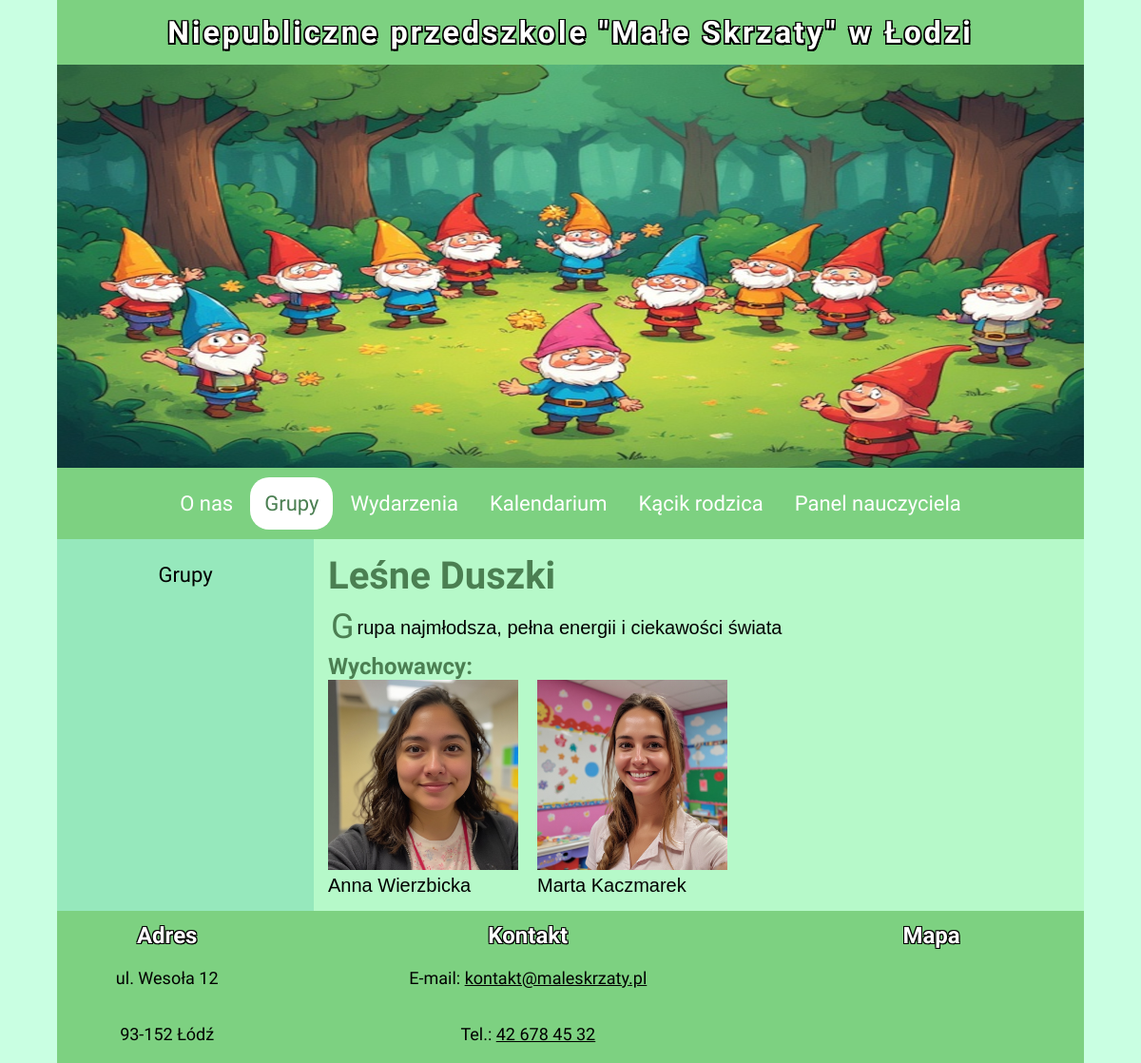
The page /grupa.php?grupa=1 on the database as committed earlier.
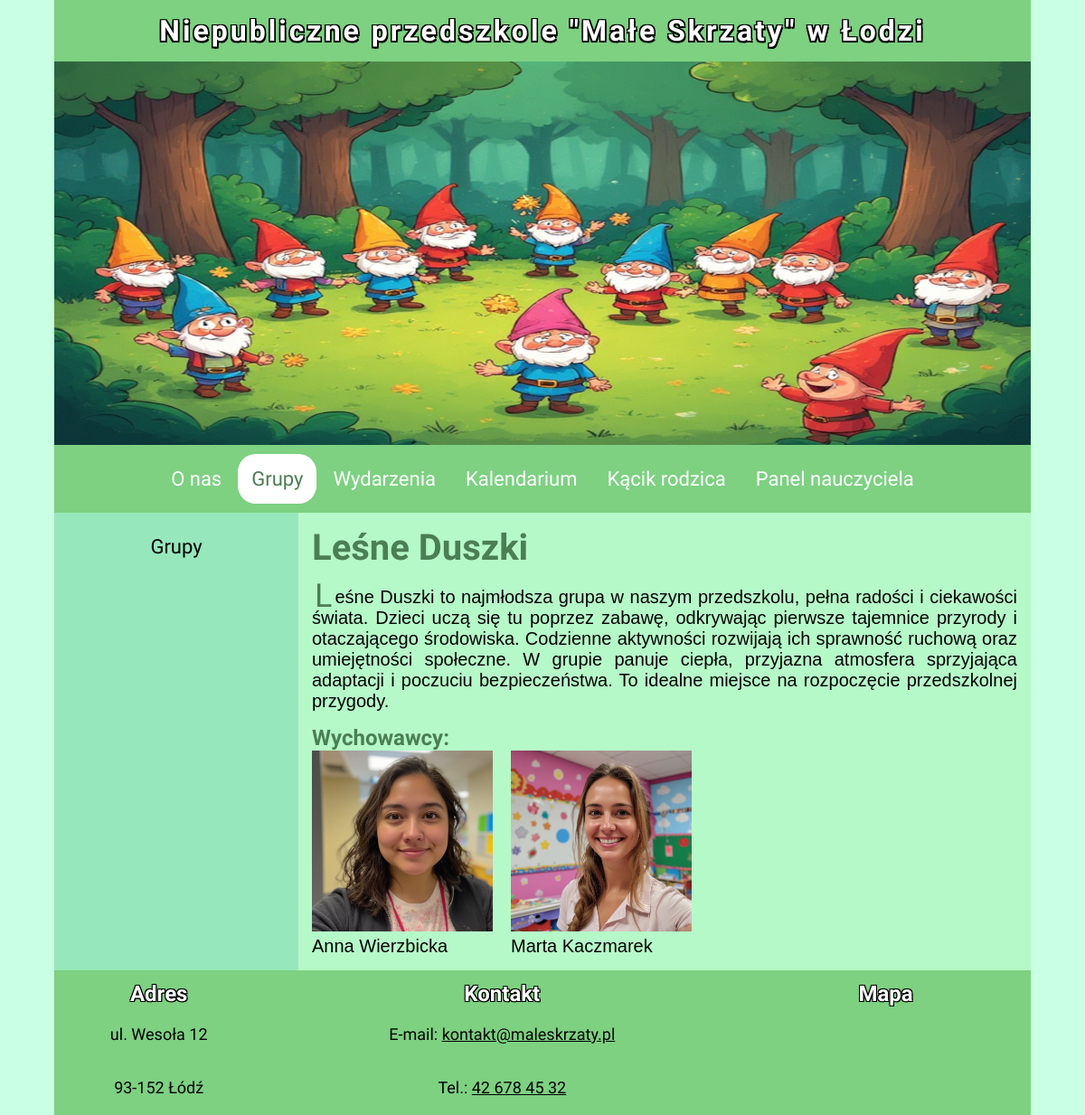
The same page on the database as committed later.
### tables this page shows
CREATE TABLE `grupy` (
  `id_grupy` int(11) NOT NULL,
  `nazwa_grupy` varchar(20) NOT NULL,
  `opis_grupy` text NOT NULL,
  `wychowawca1` int(11) NOT NULL,
  `wychowawca2` int(11) DEFAULT NULL
);

### admin/functions.php (called while the page is built, shortened)
<?php
        function removePolishCharacters($text) {
            $map = [
                'ą' => 'a', 'ć' => 'c', 'ę' => 'e', 'ł' => 'l',
                'ń' => 'n', 'ó' => 'o', 'ś' => 's', 'ż' => 'z', 'ź' => 'z',
                'Ą' => 'A', 'Ć' => 'C', 'Ę' => 'E', 'Ł' => 'L',
                'Ń' => 'N', 'Ó' => 'O', 'Ś' => 'S', 'Ż' => 'Z', 'Ź' => 'Z'
            ];
            return strtr($text, $map);
        }
?>

### grupa.php (the view, shortened to what this page needs)
<?php
    $group = $_GET['grupa'];
    require_once 'db/connect.php';
    $conn = new mysqli($host, $user, $pass, $db);
    $query = "SELECT id_grupy, nazwa_grupy, opis_grupy, CONCAT(n1.imie, ' ', n1.nazwisko) AS 'wych1', CONCAT(n2.imie, ' ', n2.nazwisko) AS 'wych2' FROM grupy LEFT JOIN nauczyciele n1 ON grupy.wychowawca1 = n1.id_nauczyciela LEFT JOIN nauczyciele n2 ON grupy.wychowawca2=n2.id_nauczyciela WHERE id_grupy=" . $group;
    $result = $conn->query($query);
    $row = $result->fetch_assoc();
?>
<!DOCTYPE html>
<html lang="pl">
<head>
    <link rel="stylesheet" href="css/style.css">
    <link rel="stylesheet" href="https://cdnjs.cloudflare.com/ajax/libs/font-awesome/7.0.1/css/all.min.css" />
</head>
<body>
    <div class="page">
        <header>
            <h1>Niepubliczne przedszkole "Małe Skrzaty" w Łodzi</h1>
        </header>
        <div class="banner">
            <img src="img/baner1.png" alt="baner">
        </div>
        <nav>
            <div class="nav__links">
                <div class="nav__link"><a href="index.html">O nas</a></div>
                <div class="nav__link current"><a href="grupy.php">Grupy</a></div>
                <div class="nav__link"><a href="wydarzenia.php">Wydarzenia</a></div>
                <div class="nav__link"><a href="kalendarium.html">Kalendarium</a></div>
                <div class="nav__link"><a href="rodzic.php">Kącik rodzica</a></div>
                <div class="nav__link"><a href="admin/index.php">Panel nauczyciela</a></div>
            </div>
        </nav>
        <main>
            <aside>
                 <div class="aside__link"><a href="grupy.php">Grupy</a></div>
            </aside>
            <article>
                <?php
                    require_once 'admin/functions.php';
                    echo '<h2>' . $row['nazwa_grupy'] .'</h2>';
                    echo '<p>'. $row['opis_grupy'] . '</p>';
                    echo '<h4>Wychowawcy: </h4>';
                    echo '<div class="figures">';
                    echo '<figure class="figure__teacher">';
                    echo '<div class="teacher-banner__img">';
                    echo '<img src="img/teachers/' . removePolishCharacters(strtolower(str_replace(' ', '_', $row['wych1'])) . '.jpg">');
                    echo '</div>';
                    echo '<figcaption>'. $row['wych1'];
                    echo '</figure>';
                    if($row['wych2']!=''){
                        echo '<figure class="figure__teacher">';
                        echo '<div class="teacher-banner__img">';
                        echo '<img src="img/teachers/' . removePolishCharacters(strtolower(str_replace(' ', '_', $row['wych2'])) . '.jpg">');
                        echo '</div>';
                        echo '<figcaption>'. $row['wych2'];
                        echo '</figure>';
                    }
                    echo '</div>';
                ?>
            </article>
        </main>
        <footer>
            <table>
                <tr><th>Adres</th><th>Kontakt</th><th>Mapa</th></tr>
                <tr>
                    <td>ul. Wesoła 12</td>
                    <td>E-mail: <a href="mailto:kontakt@maleskrzaty.pl">kontakt@maleskrzaty.pl</a></td>
                    <td rowspan="2">
                        <iframe src="https://www.google.com/maps/embed?pb=!1m18!1m12!1m3!1d733.6564960265912!2d19.482710198832795!3d51.79308105045472!2m3!1f0!2f0!3f0!3m2!1i1024!2i768!4f13.1!3m3!1m2!1s0x471bcb1cb30d33df%3A0x3bddd46b3ba43f17!2sPrzedszkole%20nr%209%20Miejskie!5e0!3m2!1spl!2spl!4v1762619710896!5m2!1spl!2spl" width="150" height="112" style="border:0;" allowfullscreen="" loading="lazy"></iframe>
                    </td>
                </tr>
                <tr>
                    <td>93-152 Łódź</td>
                    <td>Tel.: <a href="tel:426784532">42 678 45 32</a></td>
                </tr>
            </table>
        </footer>
    </div>
</body>
</html>

Rows that differ between the two databases and show on the page:
changed grupy "Leśne Duszki": opis_grupy "Grupa najmłodsza, pełna energii i ciekawości świata" → "Leśne Duszki to najmłodsza grupa w naszym przedszkolu, pełna radości i ciekawości świata. Dzieci uczą się tu poprzez zabawę, odkrywając pierwsze tajemnice przyrody i otaczającego środowiska. Codzienne aktywności rozwijają ich sprawność ruchową oraz umiejętności społeczne. W grupie panuje ciepła, przyjazna atmosfera sprzyjająca adaptacji i poczuciu bezpieczeństwa. To idealne miejsce na rozpoczęcie przedszkolnej przygody."
